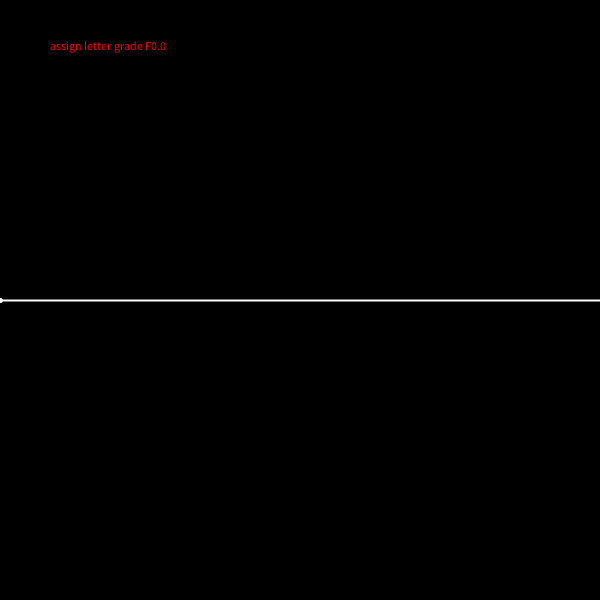
Frame 1 (no input)
Frame 60 (the mouse pressed at the canvas centre just before this capture): identical to frame 1, image omitted
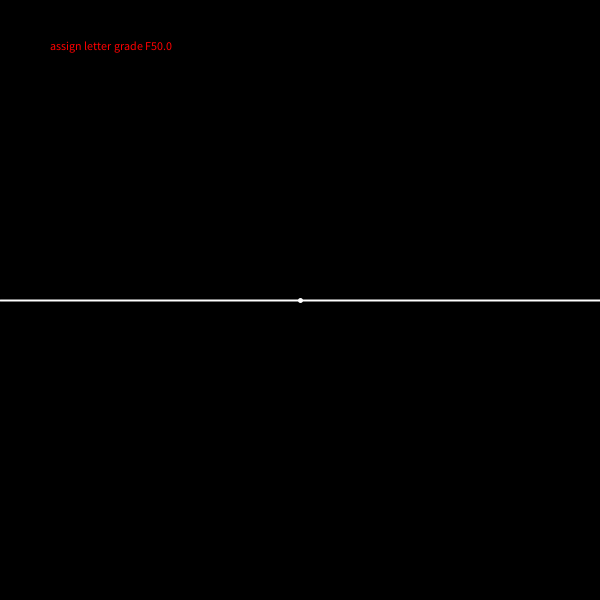
Frame 120 (the mouse held since frame 60 and released just before this capture)

The Processing sketch that drew these frames (run headless with seeded random() and noise(); from frame 60 on, the mouse is pressed at the canvas centre):

// Processing sketch: Grades
// ── Grades.pde
void setup() {
  size(600, 600);
}





void draw() {
  background(0);
  strokeWeight(2);
  stroke(255);
  line(0,300,width,300);
  strokeWeight(5);
  fill(255,0,0);
  point(mouseX,300);
  display(mouseX/6);
}



void display(float grade) {

  if (grade >= 94) {
    text("assign letter grade A" + grade,50,50);
  } else if (grade >= 89 && grade <= 93) {
    text("assign letter grade A-"+ grade,50,50);
  } else if (grade >=87 && grade <= 88) {
    text("assign letter grade B+" + grade,50,50);
  } else if (grade >= 83 && grade <= 86) {
    text("assign letter grade B"+ grade,50,50);
  } else if (grade >=80 && grade <= 82) {
    text("assign letter grade B-" + grade,50,50);
  } else if (grade >= 77 && grade <= 79) {
    text("assign letter grade C+" + grade,50,50);
  } else if (grade >= 73 && grade <= 76) {
    text("assign letter grade C" + grade,50,50);
  } else if (grade >= 70 && grade <= 72) {
    text("assign letter grade C-"+ grade,50,50);
  } else if (grade >= 67 && grade <= 69) {
    text("assign letter grade D+"+ grade,50,50);
  } else if (grade >= 63 && grade <= 66) {
    text("assign letter grade D"+ grade,50,50);
  } else if (grade >= 60 && grade <= 62) {
    text("assign letter grade D-"+ grade,50,50);
  } else if (grade <= 60) {
    text("assign letter grade F"+ grade,50,50);
  }
}
